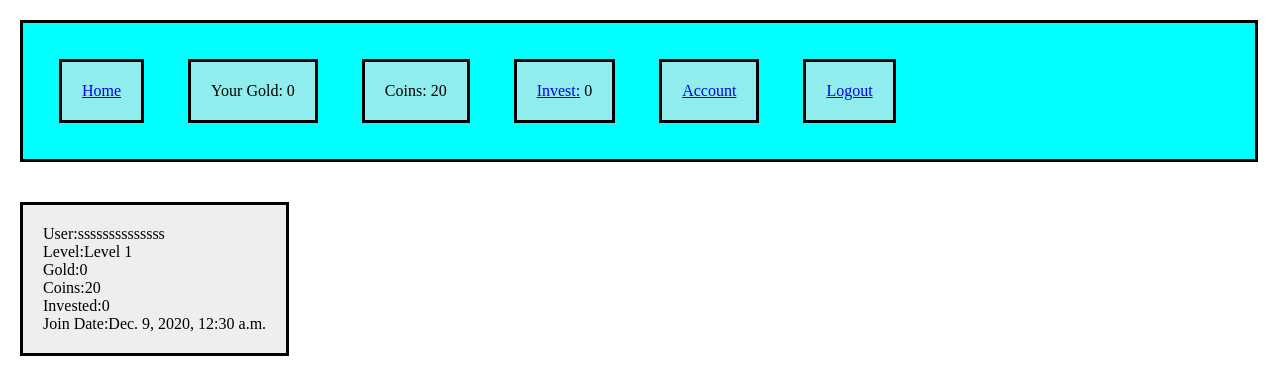
Page /display_account (signed in) on the committed database.
### app1/models.py (models this page shows)
class User(models.Model):
    email = models.CharField(max_length=100)
    username =models.CharField(max_length=100)
    password = models.CharField(max_length=100)
    account_balance = models.IntegerField()
    coins = models.IntegerField()
    invested_balance = models.IntegerField()
    date_joined = models.DateTimeField(auto_now_add=True)
    investment_click_counter = models.IntegerField()
    coin_click_counter = models.IntegerField()
    level = models.IntegerField()
    objects = UserManager()

### app1/views.py (the view)
# urls.py: path('display_account',views.display_account),
def display_account(request):
    user = User.objects.get(id=request.session['user_id'])
    context = {
    "user":user
}
    return render(request,"display_account.html",context)

### app1/templates/display_account.html (shortened to what this page needs)
<!DOCTYPE html>
<html>
  <head>
    {% load static %}
    <link rel="stylesheet" href="{% static 'css/invest.css' %}">
  </head>
  <body>
    <div id='above_wrapper'>
      <div><p><a href='/'>Home</a> </p></div>
          <div><p>Your Gold: {{user.account_balance}}</p></div>
          <div><p>Coins: {{user.coins}}</p></div>
          <div><p><a href='/display_invest'>Invest:</a> {{user.invested_balance}}</p></div>
          <div><p><a href='/display_account'>Account</a></p></div>
          <div><p><a href='/logout'>Logout</a></p></div>
    </div>
  <div>
      <p>User:{{user.username}}</p>
      <p>Level:{{user.level}}</p>
      <p>Gold:{{user.account_balance}}</p>
      <p>Coins:{{user.coins}}</p>
      <p>Invested:{{user.invested_balance}}</p>
      <p>Join Date:{{user.date_joined}}</p>
  </div>
  </body>
</html>

### app1/static/css/invest.css (style rules this page uses)
* { margin: 0px; padding: 0px; }
body { background-image: url("https://images.pexels.com/photos/3483098/pexels-photo-3483098.jpeg"); background-size: 100%; }
div { width:auto; margin:20px; background-color: rgba(230, 227, 227, 0.63); border: solid black 3px; display: inline-block; padding:20px; }
#above_wrapper { width: 1200px; background-color: cyan; margin: 20px; padding: 16px; }

### rows in the picture
User: account_balance "0", coins "20", invested_balance "0", username "ssssssssssssss", level "Level 1", date_joined "Dec. 9, 2020, 12:30 a.m."
